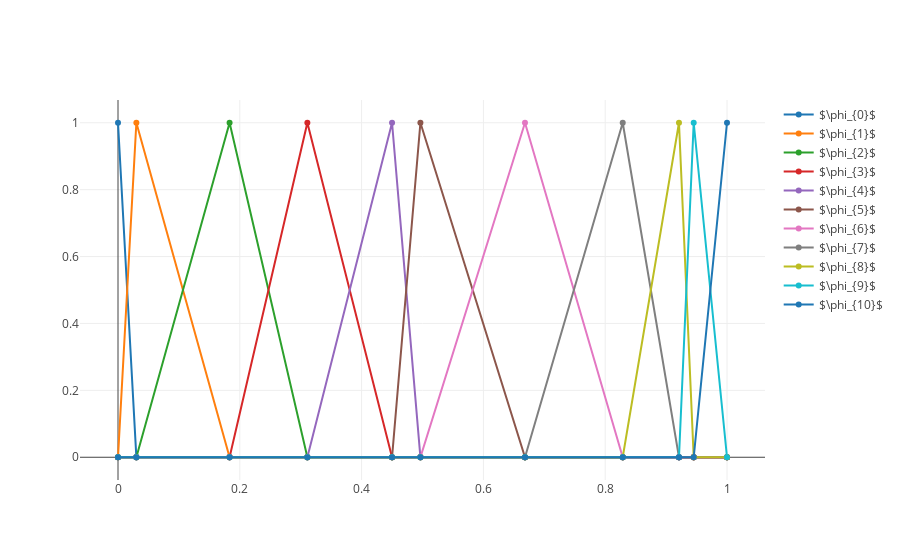

Here is the notebook cell this chart was saved with:
### Code cell
phis = []

for i in range(n_bases):
    phi = np.zeros(s.shape)
    phi[i] = 1
    phis.append(go.Scatter(x=s, y=phi, mode='lines+markers', name="$\phi_{{{}}}$".format(i)))

fig = go.Figure(data=phis)
plotly.iplot(fig)

### Figure 1 — Plotly figure (JSON) as saved in the notebook; plotly's stock layout.template omitted (floating-point values rounded to 4 significant figures)
{"data": [{"mode": "lines+markers", "name": "$\\phi_{0}$", "type": "scatter", "uid": "f1475770-e62a-45fc-969a-c6a7dd215d64", "x": [0, 0.03014, 0.1832, 0.311, 0.45, 0.4966, 0.6683, 0.8288, 0.9211, 0.9453, 1], "y": [1, 0, 0, 0, 0, 0, 0, 0, 0, 0, 0]}, {"mode": "lines+markers", "name": "$\\phi_{1}$", "type": "scatter", "uid": "2e0e65bb-491c-4507-8053-9fb327e0b4aa", "x": [0, 0.03014, 0.1832, 0.311, 0.45, 0.4966, 0.6683, 0.8288, 0.9211, 0.9453, 1], "y": [0, 1, 0, 0, 0, 0, 0, 0, 0, 0, 0]}, {"mode": "lines+markers", "name": "$\\phi_{2}$", "type": "scatter", "uid": "6f5fca34-4a20-4f73-b7f3-2962ba462746", "x": [0, 0.03014, 0.1832, 0.311, 0.45, 0.4966, 0.6683, 0.8288, 0.9211, 0.9453, 1], "y": [0, 0, 1, 0, 0, 0, 0, 0, 0, 0, 0]}, {"mode": "lines+markers", "name": "$\\phi_{3}$", "type": "scatter", "uid": "3caa7cbc-886f-40dd-b581-ea4f5c926c75", "x": [0, 0.03014, 0.1832, 0.311, 0.45, 0.4966, 0.6683, 0.8288, 0.9211, 0.9453, 1], "y": [0, 0, 0, 1, 0, 0, 0, 0, 0, 0, 0]}, {"mode": "lines+markers", "name": "$\\phi_{4}$", "type": "scatter", "uid": "c8a2ab76-99eb-432b-8838-36d6dcafba79", "x": [0, 0.03014, 0.1832, 0.311, 0.45, 0.4966, 0.6683, 0.8288, 0.9211, 0.9453, 1], "y": [0, 0, 0, 0, 1, 0, 0, 0, 0, 0, 0]}, {"mode": "lines+markers", "name": "$\\phi_{5}$", "type": "scatter", "uid": "034bd0be-95c0-4090-be98-5557485df019", "x": [0, 0.03014, 0.1832, 0.311, 0.45, 0.4966, 0.6683, 0.8288, 0.9211, 0.9453, 1], "y": [0, 0, 0, 0, 0, 1, 0, 0, 0, 0, 0]}, {"mode": "lines+markers", "name": "$\\phi_{6}$", "type": "scatter", "uid": "0dc92d59-e63a-4ce1-ba9d-b49b974e2f9e", "x": [0, 0.03014, 0.1832, 0.311, 0.45, 0.4966, 0.6683, 0.8288, 0.9211, 0.9453, 1], "y": [0, 0, 0, 0, 0, 0, 1, 0, 0, 0, 0]}, {"mode": "lines+markers", "name": "$\\phi_{7}$", "type": "scatter", "uid": "ecad7863-a949-4792-bf74-d42fda32f54d", "x": [0, 0.03014, 0.1832, 0.311, 0.45, 0.4966, 0.6683, 0.8288, 0.9211, 0.9453, 1], "y": [0, 0, 0, 0, 0, 0, 0, 1, 0, 0, 0]}, {"mode": "lines+markers", "name": "$\\phi_{8}$", "type": "scatter", "uid": "99a20db0-4274-4270-b164-26018e057058", "x": [0, 0.03014, 0.1832, 0.311, 0.45, 0.4966, 0.6683, 0.8288, 0.9211, 0.9453, 1], "y": [0, 0, 0, 0, 0, 0, 0, 0, 1, 0, 0]}, {"mode": "lines+markers", "name": "$\\phi_{9}$", "type": "scatter", "uid": "b28e08de-4c7d-4366-9f44-6a281206ba77", "x": [0, 0.03014, 0.1832, 0.311, 0.45, 0.4966, 0.6683, 0.8288, 0.9211, 0.9453, 1], "y": [0, 0, 0, 0, 0, 0, 0, 0, 0, 1, 0]}, {"mode": "lines+markers", "name": "$\\phi_{10}$", "type": "scatter", "uid": "c2b5ca23-c667-43d9-9264-9861d0939036", "x": [0, 0.03014, 0.1832, 0.311, 0.45, 0.4966, 0.6683, 0.8288, 0.9211, 0.9453, 1], "y": [0, 0, 0, 0, 0, 0, 0, 0, 0, 0, 1]}], "layout": {}}
